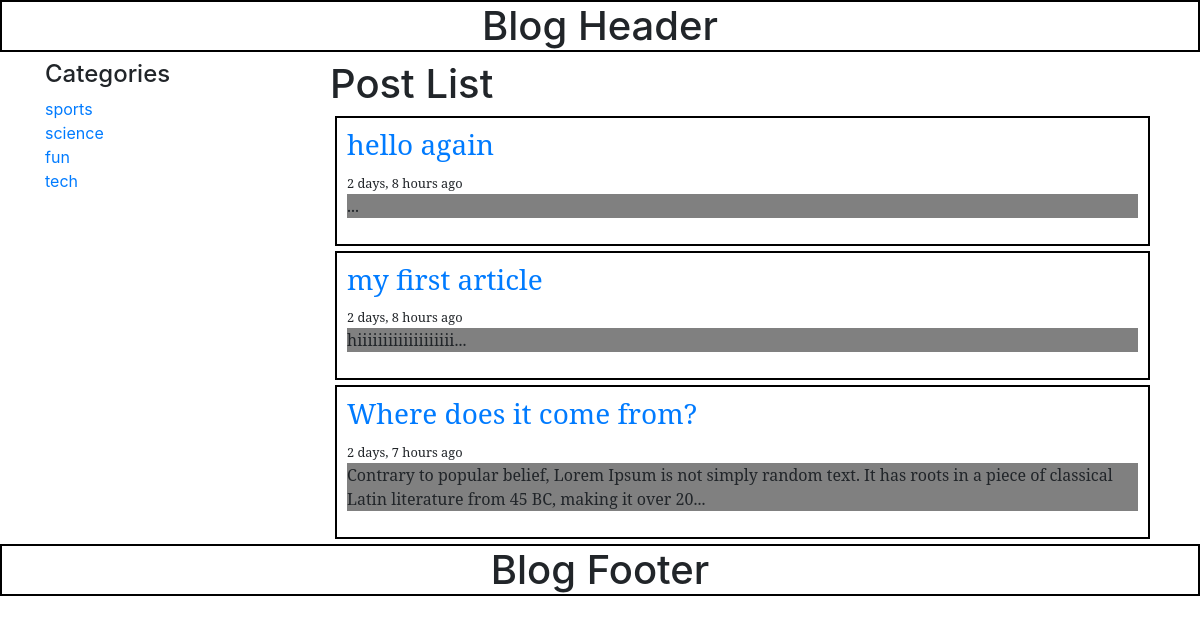
/posts/, run on the app's committed database.
### Posts/models.py (models this page shows, shortened)
class Category(models.Model):
	name = models.CharField(max_length=20)

class Post(models.Model):
	title = models.CharField(max_length=100)
	slug = models.SlugField(max_length=100)
	body = models.TextField()
	date = models.DateTimeField(auto_now_add=True)
	def abstractBody(self):
		return self.body[:150]+'...'

### Posts/views.py (the view)
def post_list(request):
	posts = Post.objects.all().order_by('date')
	cats = Category.objects.all()
	context={'posts':posts,'cats':cats}
	return render(request,'posts/post_list.html', context)

### Posts/templates/posts/post_list.html
{% extends "./base.html" %}
	{% block content %}
		{% load humanize %}
		<h1>Post List</h1>
		<div class="posts">
			{%for post in posts%}
				<div class="post">
					<h3 class="title"><a href="#">{{post.title}}</a></h3>
					<small>{{post.date|naturaltime}}</small>
					<p class="content">{{post.abstractBody}}</p>
				</div>
			{%endfor%}
		</div>
	{% endblock %}
	{% block cat %}
		{%for cat in cats%}
			<li> <a href="#">{{cat.name}}</a> </li>
		{%endfor%}
	{% endblock %}

### Posts/static/css/style.css (style rules this page uses)
.post { background-color: white; font-family: "serif"; border: 2px solid black; margin: 5px; padding: 10px; }
.content { background-color: grey; }

### data on the page
Category: name "sports"
Category: name "science"
Category: name "fun"
Category: name "tech"
Post: title "hello again", date "2 days, 8 hours ago", abstractBody "..."
Post: title "my first article", date "2 days, 8 hours ago", abstractBody "hiiiiiiiiiiiiiiiiiii..."
Post: title "Where does it come from?", date "2 days, 7 hours ago", abstractBody "Contrary to popular belief, Lorem Ipsum is not simply random text. It has roots in a piece of classical Latin literature from 45 BC, making it over 20..."
